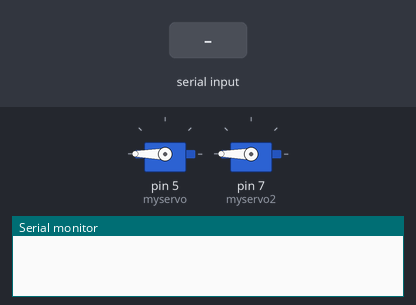
Simulated run of this sketch. Board: Arduino Uno, built with avr-gcc and run on an emulated ATmega328P. Shown: 2 × servo, the last lines printed to the serial monitor. The test bench sets the inputs (shaded band).

Above: at 1.2 s.
1.3 s: "90,45\n" received over Serial
At 3.2 s:
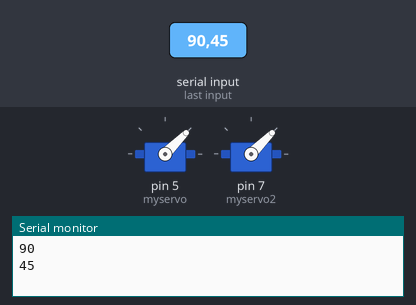
3.8 s: "30,150\n" received over Serial
At 5.1 s:
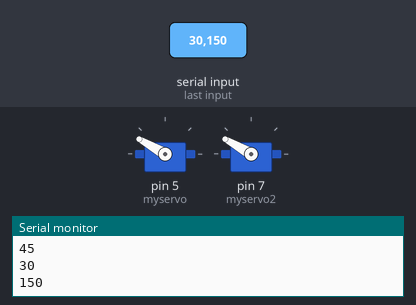
6.3 s: "90\n" received over Serial
At 7.5 s:
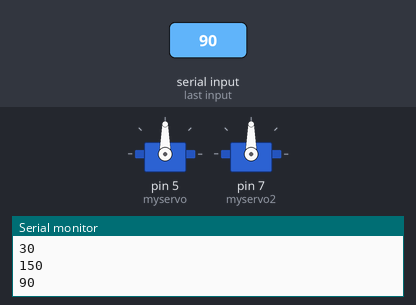
9.3 s: "200\n" received over Serial
At 12.5 s:
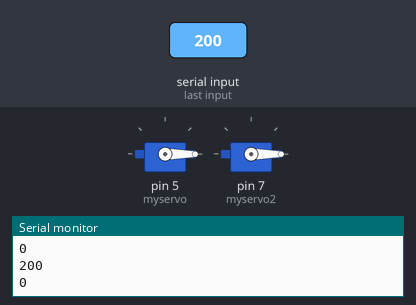
Timing chart, 0 to 13.3 s (numbered marks = the images above; inputs shaded):
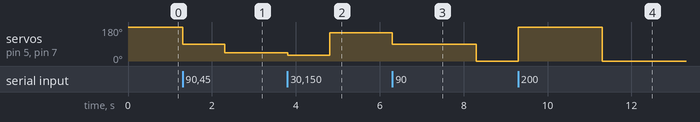

Measured:
- after the input at 1.3 s, servo on pin 5 (myservo), servo on pin 7 (myservo2): 180° → 90° at once, → 45° 1.0 s later
- after the input at 3.8 s, servo on pin 5 (myservo), servo on pin 7 (myservo2): 45° → 30° at once, → 150° 1.0 s later
- after the input at 6.3 s, servo on pin 5 (myservo), servo on pin 7 (myservo2): 150° → 90° at once, → 0° 2.0 s later
- after the input at 9.3 s, servo on pin 5 (myservo), servo on pin 7 (myservo2): 0° → 180° at once, → 0° 2.0 s later

The sketch:

Main_Ball_Valve_ManualControl.ino
```cpp
#include <Servo.h>

Servo myservo;
Servo myservo2;
int input;
void setup()
{
  myservo.attach(5);
  myservo2.attach(7);
  Serial.begin(9600);
  myservo.write(180);
  myservo2.write(180);
}

void loop() {
  if (Serial.available() > 0) {
    input = Serial.parseInt();
    myservo.write(input);
    myservo2.write(input);
    Serial.println(input);
    delay (1000);
  }
}
```
